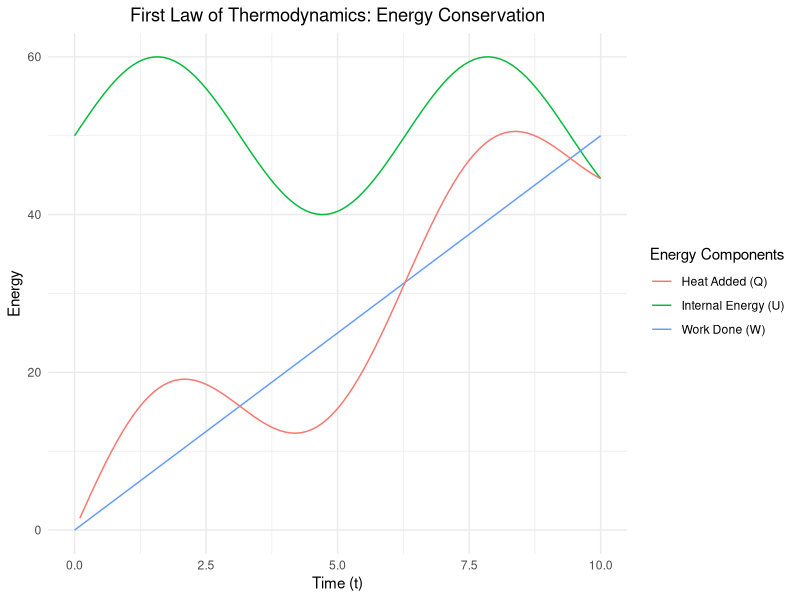
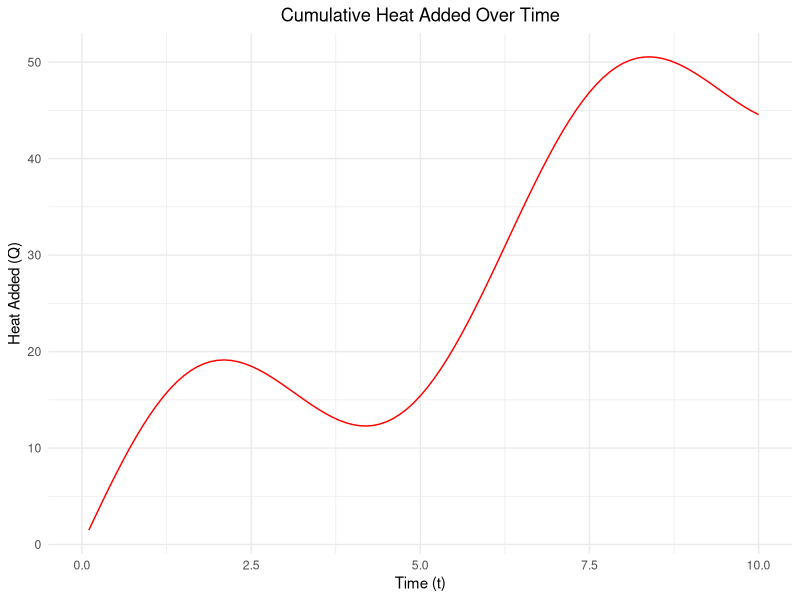
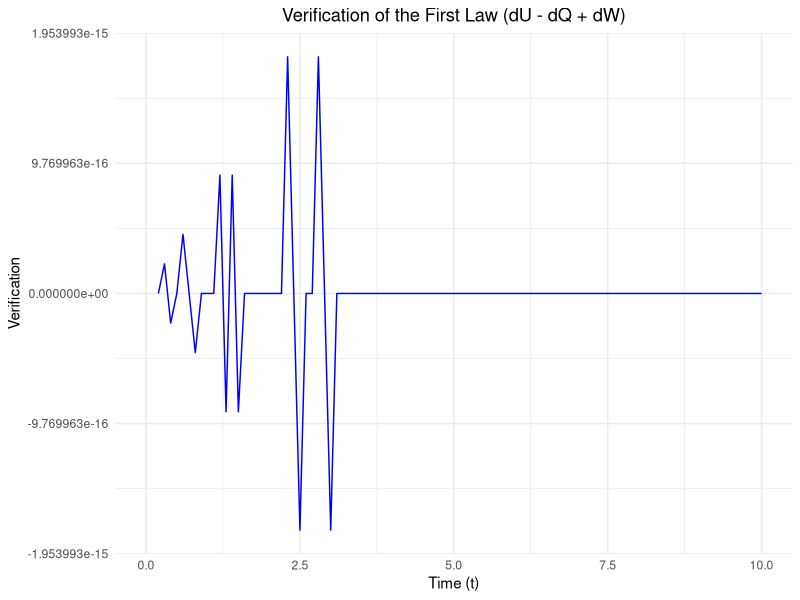
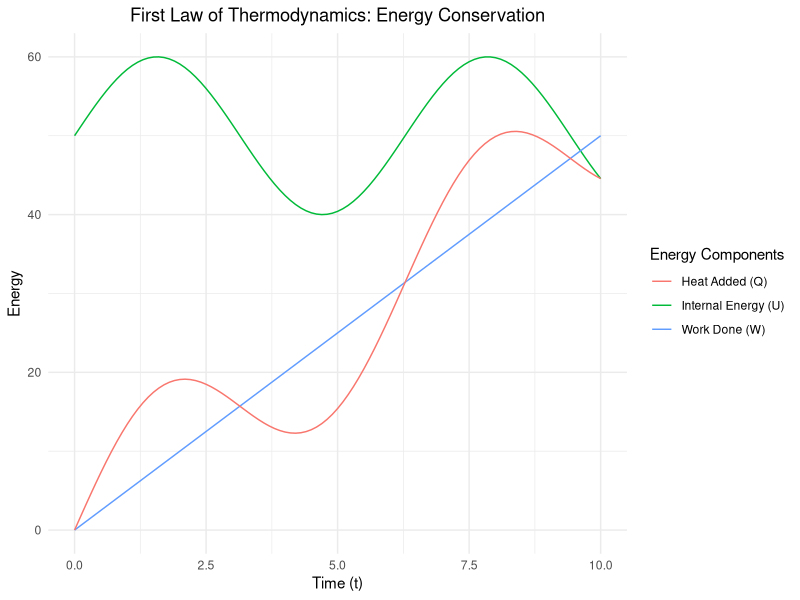
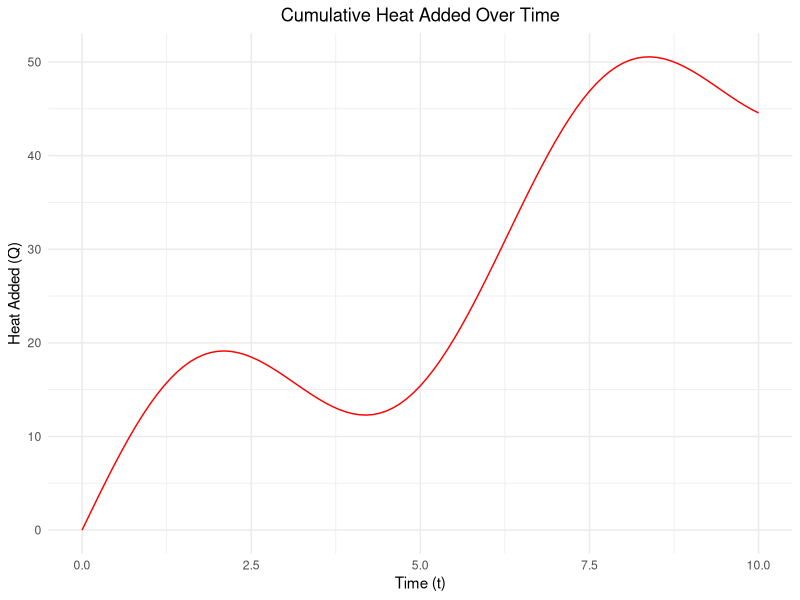
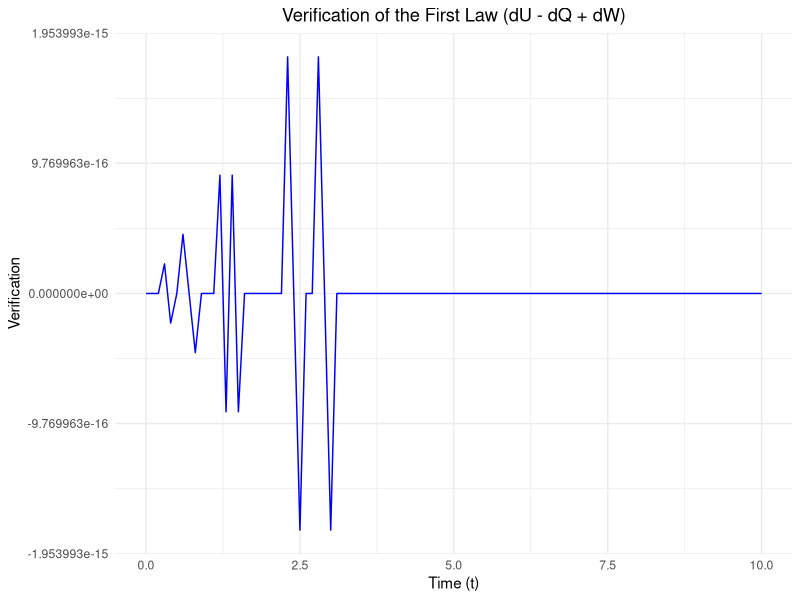
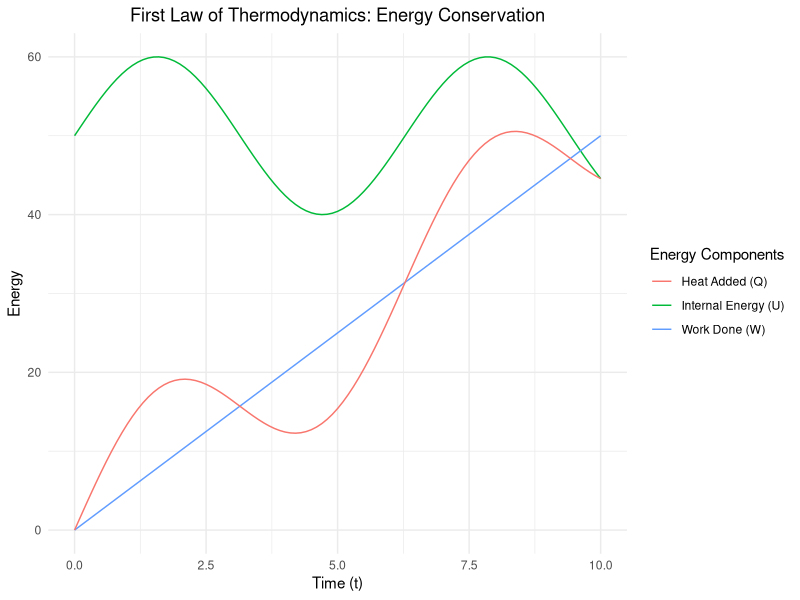
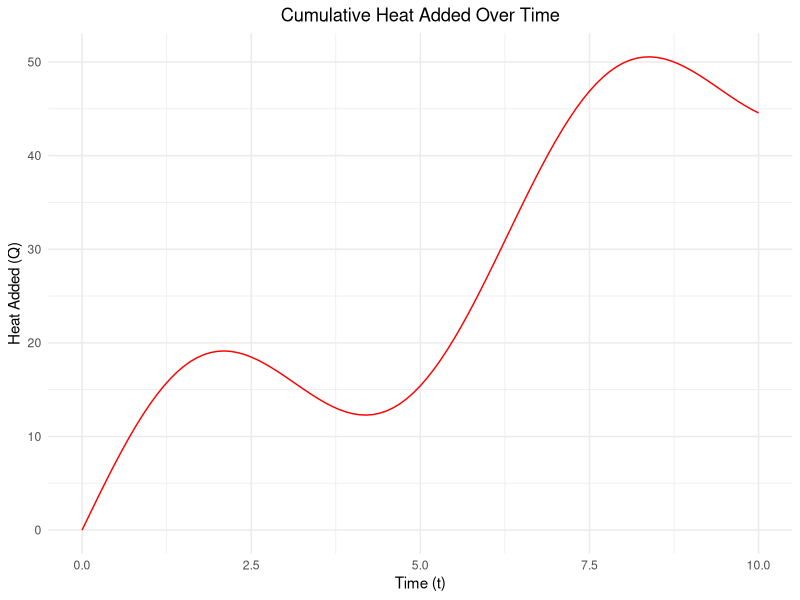

Recreate these plots in R, in order.
# Load necessary libraries
library(ggplot2)
library(dplyr)

# Define parameters
time_steps <- seq(0, 10, by = 0.1)
k_B <- 1.38e-23  # Boltzmann's constant

# Define functions for internal energy, work, and heat
internal_energy <- function(t) {
  50 + 10 * sin(t)  # Example internal energy function
}

work_done <- function(t) {
  5 * t  # Example work done function (linear increase)
}

# Calculate heat added using the First Law: dU = dQ - dW
calculate_heat_added <- function(t, internal_energy, work_done) {
  dU <- diff(internal_energy(t))
  dW <- diff(work_done(t))
  dQ <- dU + dW  # Rearranging the First Law: dQ = dU + dW
  return(c(NA, cumsum(dQ)))  # Return cumulative heat added with an initial NA for correct length
}

# Create a data frame for the simulation
data <- data.frame(
  time = time_steps,
  U = internal_energy(time_steps),
  W = work_done(time_steps)
)

# Calculate heat added
data$Q <- calculate_heat_added(data$time, internal_energy, work_done)

# Plot internal energy, work, and heat over time
plot1 <- ggplot(data, aes(x = time)) +
  geom_line(aes(y = U, color = "Internal Energy (U)")) +
  geom_line(aes(y = W, color = "Work Done (W)")) +
  geom_line(aes(y = Q, color = "Heat Added (Q)")) +
  labs(title = "First Law of Thermodynamics: Energy Conservation",
       x = "Time (t)",
       y = "Energy",
       color = "Energy Components") +
  theme_minimal() +
  theme(plot.title = element_text(hjust = 0.5))

# Plot cumulative heat added versus time
plot2 <- ggplot(data, aes(x = time, y = Q)) +
  geom_line(color = "red") +
  labs(title = "Cumulative Heat Added Over Time",
       x = "Time (t)",
       y = "Heat Added (Q)") +
  theme_minimal() +
  theme(plot.title = element_text(hjust = 0.5))

# Verify the First Law: dU - dQ + dW = 0
verification <- diff(data$U) - diff(data$Q) + diff(data$W)
data$verification <- c(NA, verification)

# Plot verification of the First Law
plot3 <- ggplot(data, aes(x = time, y = verification)) +
  geom_line(color = "blue") +
  labs(title = "Verification of the First Law (dU - dQ + dW)",
       x = "Time (t)",
       y = "Verification") +
  theme_minimal() +
  theme(plot.title = element_text(hjust = 0.5))

# Display plots
plot1
plot2
plot3
################################################
##Self Saved Plots
##################################


# Load necessary libraries
library(ggplot2)
library(dplyr)

# Define parameters
time_steps <- seq(0, 10, by = 0.1)
k_B <- 1.38e-23  # Boltzmann's constant

# Define functions for internal energy, work, and heat
internal_energy <- function(t) {
  50 + 10 * sin(t)  # Example internal energy function
}

work_done <- function(t) {
  5 * t  # Example work done function (linear increase)
}

# Calculate heat added using the First Law: dU = dQ - dW
calculate_heat_added <- function(t, internal_energy, work_done) {
  dU <- diff(internal_energy(t))
  dW <- diff(work_done(t))
  dQ <- dU + dW  # Rearranging the First Law: dQ = dU + dW
  return(c(NA, cumsum(dQ)))  # Return cumulative heat added with an initial NA for correct length
}

# Create a data frame for the simulation
data <- data.frame(
  time = time_steps,
  U = internal_energy(time_steps),
  W = work_done(time_steps)
)

# Calculate heat added
data$Q <- calculate_heat_added(data$time, internal_energy, work_done)

# Handle missing values in the first row for cumulative calculations
data$Q[1] <- 0

# Plot internal energy, work, and heat over time
plot1 <- ggplot(data, aes(x = time)) +
  geom_line(aes(y = U, color = "Internal Energy (U)")) +
  geom_line(aes(y = W, color = "Work Done (W)")) +
  geom_line(aes(y = Q, color = "Heat Added (Q)")) +
  labs(title = "First Law of Thermodynamics: Energy Conservation",
       x = "Time (t)",
       y = "Energy",
       color = "Energy Components") +
  theme_minimal() +
  theme(plot.title = element_text(hjust = 0.5))

# Save plot1
ggsave("plot1.png", plot = plot1, width = 8, height = 6)

# Plot cumulative heat added versus time
plot2 <- ggplot(data, aes(x = time, y = Q)) +
  geom_line(color = "red") +
  labs(title = "Cumulative Heat Added Over Time",
       x = "Time (t)",
       y = "Heat Added (Q)") +
  theme_minimal() +
  theme(plot.title = element_text(hjust = 0.5))

# Save plot2
ggsave("plot2.png", plot = plot2, width = 8, height = 6)

# Verify the First Law: dU - dQ + dW = 0
verification <- diff(data$U) - diff(data$Q) + diff(data$W)
data$verification <- c(NA, verification)

# Handle NA values for the verification plot
data$verification[is.na(data$verification)] <- 0

# Plot verification of the First Law
plot3 <- ggplot(data, aes(x = time, y = verification)) +
  geom_line(color = "blue") +
  labs(title = "Verification of the First Law (dU - dQ + dW)",
       x = "Time (t)",
       y = "Verification") +
  theme_minimal() +
  theme(plot.title = element_text(hjust = 0.5))

# Save plot3
ggsave("plot3.png", plot = plot3, width = 8, height = 6)

# Display plots
print(plot1)
print(plot2)
print(plot3)
